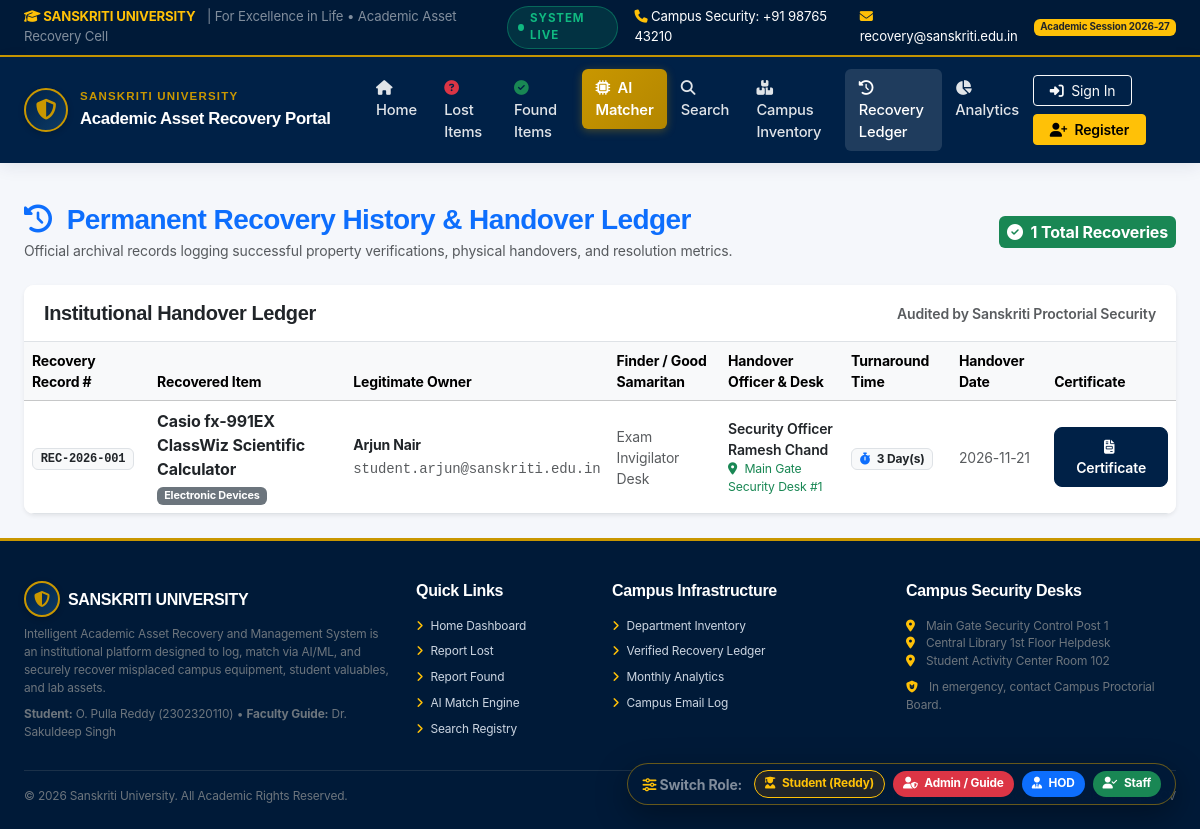
Screenshot of /recovery/history with the database file from the repository.
### tables this page shows
CREATE TABLE recovery_history (
        id INTEGER PRIMARY KEY AUTOINCREMENT,
        recovery_number TEXT UNIQUE NOT NULL,
        lost_item_id INTEGER,
        found_item_id INTEGER,
        claim_id INTEGER,
        item_title TEXT NOT NULL,
        category TEXT NOT NULL,
        owner_name TEXT NOT NULL,
        owner_email TEXT NOT NULL,
        finder_name TEXT,
        handover_officer TEXT NOT NULL,
        handover_desk TEXT NOT NULL,
        resolution_days INTEGER DEFAULT 1,
        remarks TEXT,
        completed_at TIMESTAMP DEFAULT CURRENT_TIMESTAMP
    );

### app.py (the view)
@app.route('/recovery/history')
def recovery_history():
    recoveries = database.query_db("SELECT * FROM recovery_history ORDER BY id DESC")
    return render_template('recovery/history.html', recoveries=recoveries)

### app.py (called while the page is built)
@app.template_filter('format_date')
def format_date(value, fmt='%Y-%m-%d'):
    if not value:
        return 'N/A'
    if isinstance(value, datetime):
        return value.strftime(fmt)
    return str(value)[:10]

@app.context_processor
def inject_global_template_data():
    user = get_current_user()
    unread_count = 0
    if user:
        row = database.query_db("SELECT COUNT(*) as c FROM notifications WHERE user_id = ? AND is_read = 0", (user['id'],), one=True)
        unread_count = row['c'] if row else 0
    return {
        'current_user': user,
        'unread_notifs_count': unread_count,
        'now_year': datetime.now().year
    }

### auth_helper.py (called while the page is built)
def get_current_user():
    if 'user_id' not in session:
        return None
    user = database.query_db("SELECT * FROM users WHERE id = ?", (session['user_id'],), one=True)
    return user

### database.py (called while the page is built)
def get_db():
    if 'db' not in g:
        g.db = sqlite3.connect(DB_PATH)
        g.db.row_factory = sqlite3.Row
        g.db.execute("PRAGMA foreign_keys = ON")
    return g.db

def query_db(query, args=(), one=False, conn=None):
    close_after = False
    if conn is None:
        try:
            conn = get_db()
        except RuntimeError:
            conn = get_raw_connection()
            close_after = True
    cur = conn.cursor()
    cur.execute(query, args)
    rv = cur.fetchall()
    cur.close()
    if close_after:
        conn.close()
    return (rv[0] if rv else None) if one else rv

### templates/recovery/history.html (shortened to what this page needs)
{% extends 'base.html' %}
{% block content %}
<div class="container-fluid px-4">
    <div class="d-flex flex-column flex-md-row justify-content-between align-items-md-center mb-4 gap-3">
        <div>
            <h3 class="fw-bold mb-1 text-primary">
                <i class="fa-solid fa-clock-rotate-left me-2"></i> Permanent Recovery History &amp; Handover Ledger
            </h3>
            <p class="text-muted small mb-0">Official archival records logging successful property verifications, physical handovers, and resolution metrics.</p>
        </div>
        <span class="badge bg-success p-2 fs-6">
            <i class="fa-solid fa-circle-check me-1"></i> {{ recoveries|length }} Total Recoveries
        </span>
    </div>
    <div class="card shadow-sm border-0">
        <div class="card-header bg-white py-3 border-bottom d-flex justify-content-between align-items-center">
            <h5 class="fw-bold mb-0 text-dark">Institutional Handover Ledger</h5>
            <span class="small text-muted">Audited by Sanskriti Proctorial Security</span>
        </div>
        <div class="card-body p-0">
            <div class="table-responsive">
                <table class="table table-hover align-middle mb-0">
                    <thead class="table-light small">
                        <tr>
                            <th>Recovery Record #</th>
                            <th>Recovered Item</th>
                            <th>Legitimate Owner</th>
                            <th>Finder / Good Samaritan</th>
                            <th>Handover Officer &amp; Desk</th>
                            <th>Turnaround Time</th>
                            <th>Handover Date</th>
                            <th>Certificate</th>
                        </tr>
                    </thead>
                    <tbody>
                        {% for rec in recoveries %}
                        <tr>
                            <td>
                                <span class="badge bg-light text-dark border font-monospace fw-bold">
                                    {{ rec.recovery_number }}
                                </span>
                            </td>
                            <td>
                                <div class="fw-bold text-dark">{{ rec.item_title }}</div>
                                <span class="badge bg-secondary" style="font-size: 0.68rem;">{{ rec.category }}</span>
                            </td>
                            <td>
                                <div class="fw-bold text-dark small">{{ rec.owner_name }}</div>
                                <span class="small text-muted font-monospace">{{ rec.owner_email }}</span>
                            </td>
                            <td class="small text-muted">
                                {{ rec.finder_name or 'Anonymous Student / Staff' }}
                            </td>
                            <td class="small">
                                <div class="fw-semibold text-dark">{{ rec.handover_officer }}</div>
                                <div class="text-success small"><i class="fa-solid fa-location-dot me-1"></i> {{ rec.handover_desk }}</div>
                            </td>
                            <td>
                                <span class="badge bg-light text-dark border">
                                    <i class="fa-solid fa-stopwatch me-1 text-primary"></i> {{ rec.resolution_days }} Day(s)
                                </span>
                            </td>
                            <td class="small text-muted text-nowrap">{{ rec.completed_at | format_date }}</td>
                            <td>
                                <a href="{{ url_for('recovery_certificate', recovery_id=rec.id) }}" class="btn btn-sm btn-su-primary" target="_blank">
                                    <i class="fa-solid fa-file-invoice me-1"></i> Certificate
                                </a>
                            </td>
                        </tr>
                        {% endfor %}
                    </tbody>
                </table>
            </div>
        </div>
    </div>
</div>
{% endblock %}

### static/css/style.css (style rules this page uses)
:root { --su-navy-dark: #001a38; --su-navy: #002147; --su-navy-light: #0d3b66; --su-navy-subtle: #e9eff6; --su-gold: #c99700; --su-gold-hover: #b38600; --su-gold-light: #fff8e1; --su-slate-bg: #f5f7fb; --su-card-bg: #ffffff; --su-border: #e2e8f0; --su-text-dark: #1e293b; --su-text-muted: #64748b; --su-emerald: #059669; --su-crimson: #dc2626; --su-amber: #d97706; --su-radius: 10px; --su-shadow-sm: 0 1px 3px rgba(0, 33, 71, 0.05); --su-shadow-md: 0 4px 16px rgba(0, 33, 71, 0.08); --su-shadow-lg: 0 10px 25px rgba(0, 33, 71, 0.12); }
body { font-family: -apple-system, BlinkMacSystemFont, "Segoe UI", Roboto, "Helvetica Neue", Arial, sans-serif; background-color: var(--su-slate-bg); color: var(--su-text-dark); min-height: 100vh; display: flex; flex-direction: column; }
.card { border: 1px solid var(--su-border); border-radius: var(--su-radius); background-color: var(--su-card-bg); box-shadow: var(--su-shadow-sm); transition: transform 0.2s ease, box-shadow 0.2s ease; overflow: hidden; }
.card-header { background-color: #ffffff; border-bottom: 1px solid var(--su-border); font-weight: 600; padding: 0.9rem 1.25rem; }
.btn-su-primary { background-color: var(--su-navy); color: #ffffff; border: 1px solid var(--su-navy); font-weight: 600; padding: 0.5rem 1.15rem; border-radius: 8px; transition: all 0.2s ease; }
body { font-family: 'Plus Jakarta Sans', -apple-system, BlinkMacSystemFont, "Segoe UI", Roboto, sans-serif; letter-spacing: -0.01em; }
h1, h2, h3, h4, h5, h6, .display-6, .navbar-brand { font-family: 'Outfit', sans-serif; letter-spacing: -0.02em; }
code, pre, .font-monospace { font-family: 'JetBrains Mono', monospace; }

### rows the page displays
recovery_history: recovery_number "REC-2026-001", item_title "Casio fx-991EX ClassWiz Scientific Calculator", category "Electronic Devices", owner_name "Arjun Nair", owner_email "student.arjun@sanskriti.edu.in", finder_name "Exam Invigilator Desk", handover_officer "Security Officer Ramesh Chand", handover_desk "Main Gate Security Desk #1", resolution_days "3", completed_at "2026-11-21"

### other values shown
{{ recoveries|length }} "1"
